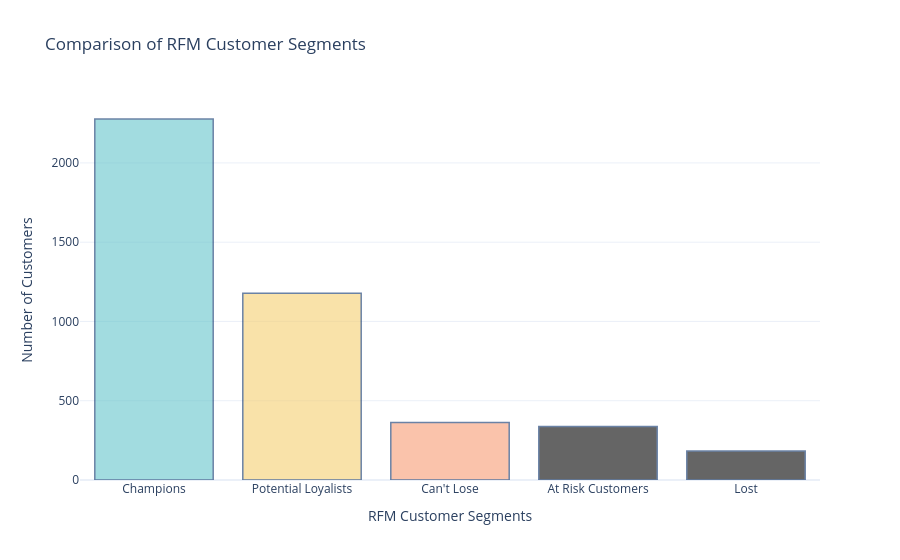

Notebook cell for this chart:
### Code cell
pastel_colors = px.colors.qualitative.Pastel

fig = go.Figure(
    data=[
        go.Bar(
            x=customer_segment_counts.index,
            y=customer_segment_counts.values,
            marker=dict(color=pastel_colors)
        )
    ]
)

# Set the color of the Champions segment as a different color
champions_color = 'rgb(158, 202, 225)'
fig.update_traces(marker_color=[champions_color if segment == 'Champions' else pastel_colors[i]
                                for i, segment in enumerate(segment_counts.index)],
                  marker_line_color='rgb(8, 48, 107)',
                  marker_line_width=1.5, opacity=0.6)

fig.update_layout(
    title='Comparison of RFM Customer Segments',
    xaxis_title='RFM Customer Segments',
    yaxis_title='Number of Customers',
    showlegend=False
)

fig.show()

### Figure 1 — Plotly figure (JSON) as saved in the notebook; plotly's stock layout.template omitted (floating-point values rounded to 4 significant figures)
{"data": [{"marker": {"color": ["rgb(102, 197, 204)", "rgb(246, 207, 113)", "rgb(248, 156, 116)"], "line": {"color": "rgb(8, 48, 107)", "width": 1.5}}, "opacity": 0.6, "type": "bar", "x": ["Champions", "Potential Loyalists", "Can't Lose", "At Risk Customers", "Lost"], "y": [2277, 1178, 362, 338, 183]}], "layout": {"showlegend": false, "title": {"text": "Comparison of RFM Customer Segments"}, "xaxis": {"title": {"text": "RFM Customer Segments"}}, "yaxis": {"title": {"text": "Number of Customers"}}}}
